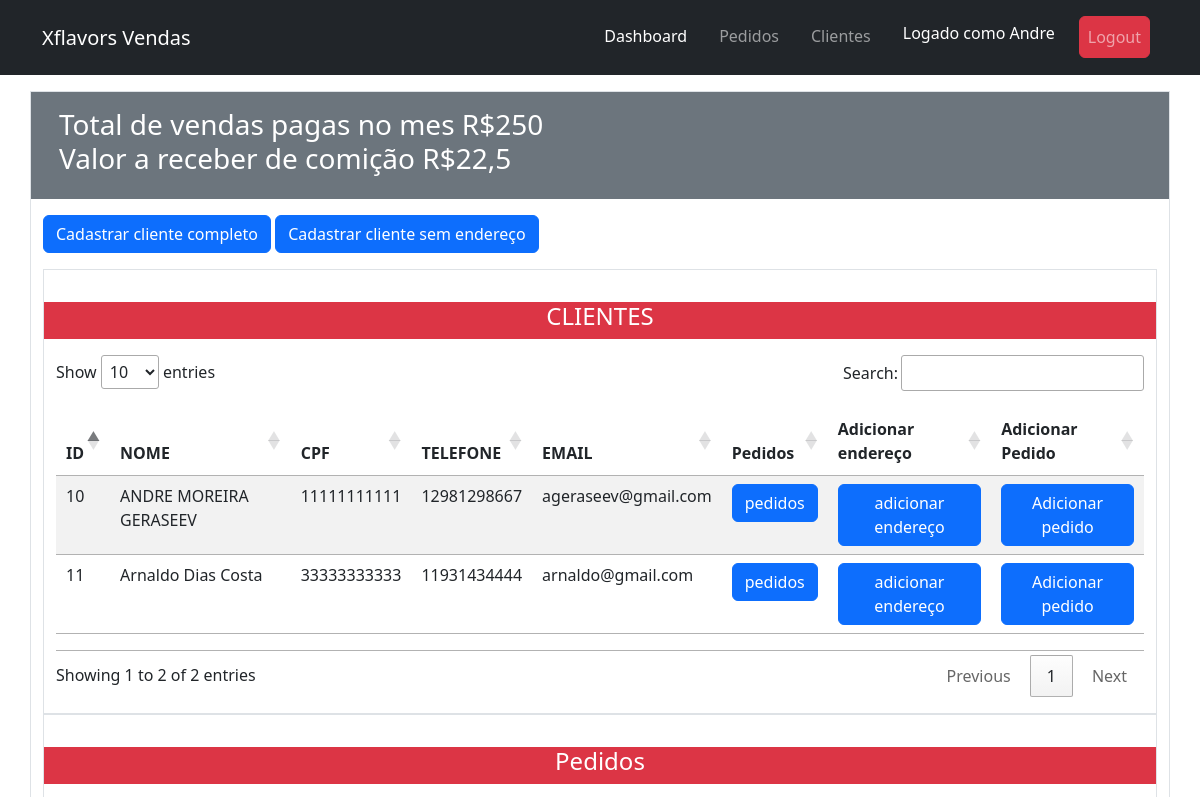
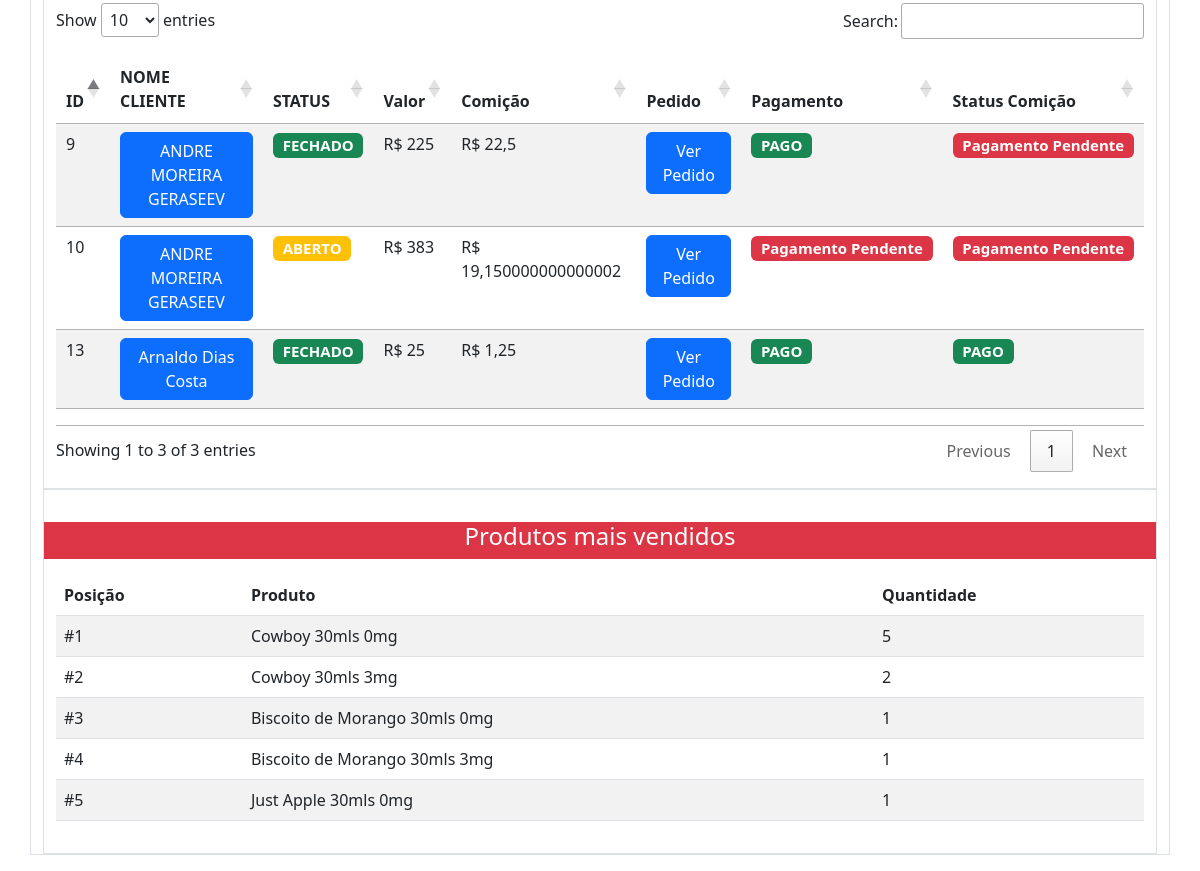
The app's page /dashboard (signed in), older data (2 pictures, top to bottom).
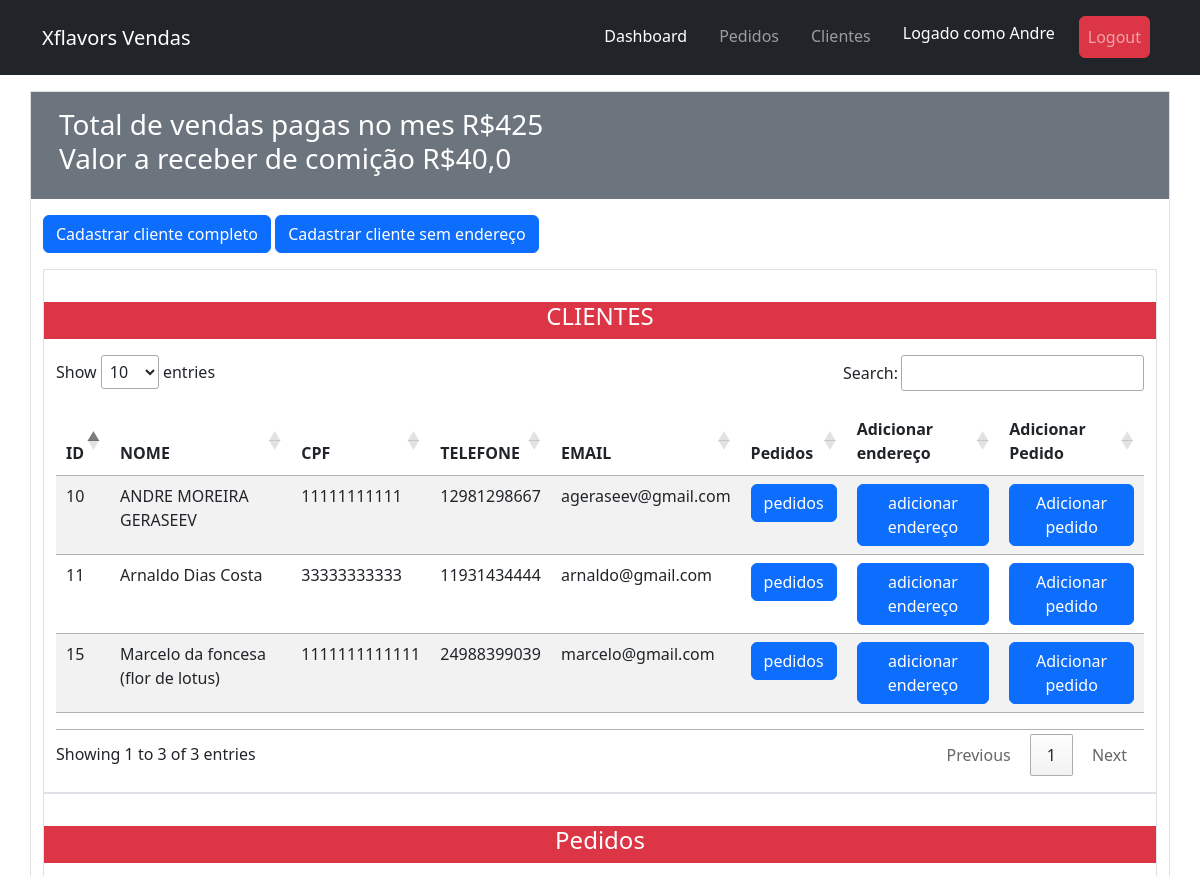
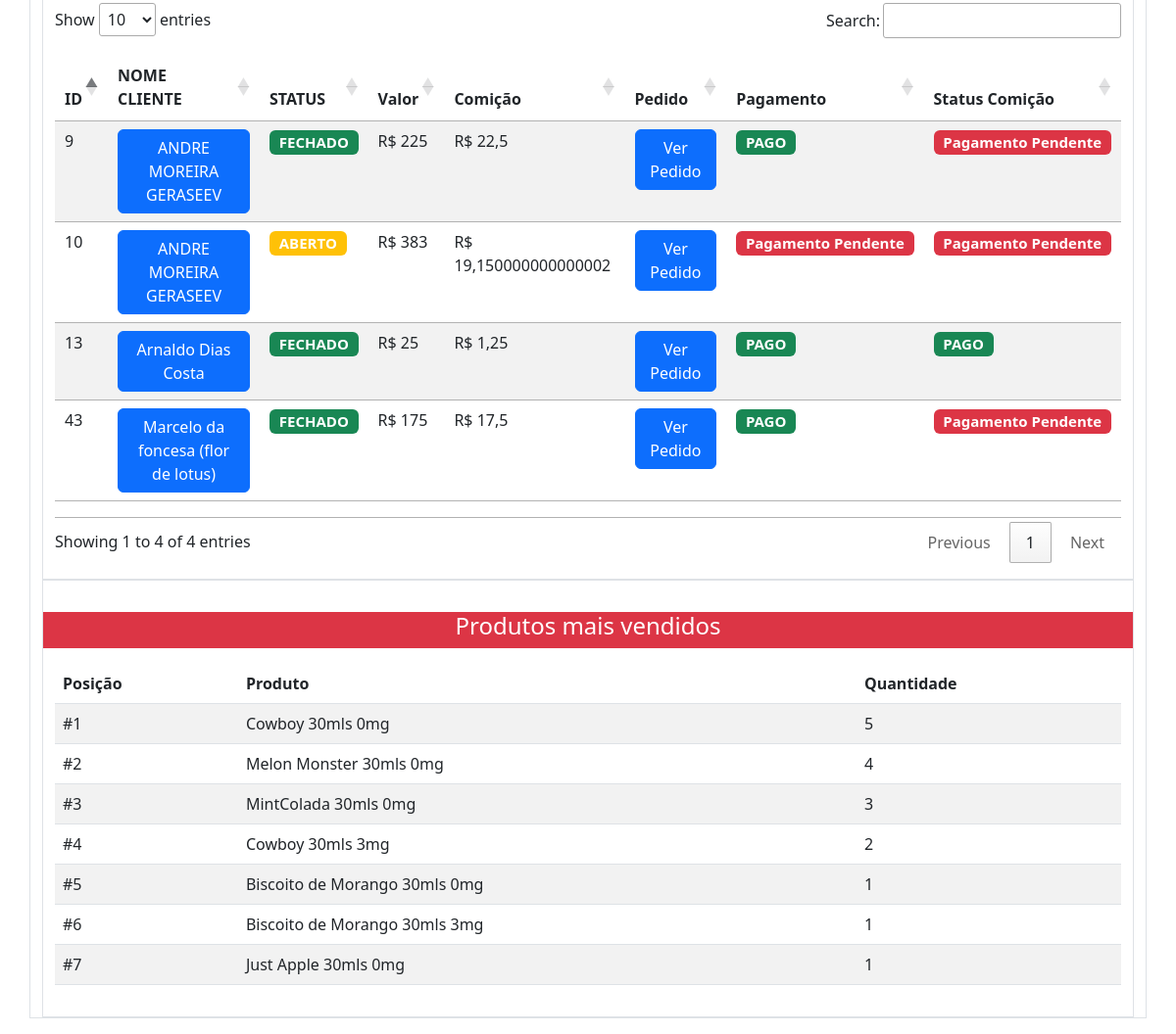
The same page, newer data (2 pictures, top to bottom).
### clientes/models.py (models this page shows, shortened)
class Cliente(models.Model):
    vendedor = models.ForeignKey(Vendedor, on_delete=models.CASCADE)
    nome = models.CharField(max_length=80)
    telefone = models.IntegerField(blank= True, null=True)
    email = models.EmailField(blank= True, null=True)
    cpf = models.IntegerField(blank=True, null=True)
    slug = models.SlugField(unique=True, blank=True, null=True)
    created_at = models.DateTimeField(auto_now_add=True, blank=True, null=True)
    updated_at = models.DateTimeField(auto_now=True, blank=True, null=True)

### pedidos/models.py (models this page shows, shortened)
class Pedido(models.Model):
    cliente = models.ForeignKey(Cliente, on_delete=models.CASCADE)
    vendedor = models.ForeignKey(Vendedor, on_delete=models.CASCADE)
    items = models.ManyToManyField(Item)
    created_at = models.DateTimeField(auto_now_add=True, blank=True, null=True)
    updated_at = models.DateTimeField(auto_now=True, blank=True, null=True)
    status = models.BooleanField(default=False)
    pagamento = models.BooleanField(default=False)
    primeira_compra = models.BooleanField(default=False)
    recebido = models.BooleanField(default=False)
    @property
    def valor_total(self):
        return sum([int(item.valor_total) for item in self.items.all()])
    @property
    def comicao(self):
        if self.primeira_compra == True:
            return  int(self.valor_total) * 0.10
        else:
            return int(self.valor_total) * 0.05

class Item(models.Model):
    produto = models.ForeignKey(Juice, on_delete=models.CASCADE)
    quantidade = models.PositiveIntegerField()
    created_at = models.DateTimeField(auto_now_add=True, blank=True, null=True)
    updated_at = models.DateTimeField(auto_now=True, blank=True, null=True)
    @property
    def valor_total(self):
        qr_item = [it.items.all() for it in self.pedido_set.all()]
        total = []
        for items in qr_item:
            for item  in items:
                total.append(item.quantidade)
        quantidade= sum(total)
        if self.produto.mg == '9mg' or self.produto.mg == '12mg':
            if quantidade >= 20 and quantidade <= 49:
                return 24 * self.quantidade
            elif quantidade >= 50 and quantidade <= 99:
                return 22 * self.quantidade
            elif quantidade >= 100 and quantidade <= 199:
                return 20 * self.quantidade
            elif quantidade >= 200:
                return 19 * self.quantidade
            else:
                return self.quantidade * 27
        else:
            if quantidade >= 20 and quantidade <= 49:
                return 22 * self.quantidade
            elif quantidade >= 50 and quantidade <= 99:
                return 20 * self.quantidade
            elif quantidade >= 100 and quantidade <= 199:
                return 18 * self.quantidade
            elif quantidade >= 200:
                return 17 * self.quantidade
            else:
                return self.quantidade * 25

### produtos/models.py (models this page shows)
class Juice(models.Model):
    NIC = (
        ("0mg", "0"),
        ("3mg", "3"),
        ("6mg", "6"),
        ("9mg", "9"),
        ("12mg", "12"),
    )
    nome = models.CharField(max_length=50)
    mls = models.IntegerField()
    mg = models.CharField(max_length= 4, choices = NIC,
        default ='0')
    valor = models.DecimalField(max_digits=8,decimal_places=2)
    descricao = models.TextField(max_length=800)
    criado = models.DateField(auto_now_add=True)
    updated = models.DateTimeField(auto_now=True)
    imagem = models.ImageField(upload_to='static/juices', null=True, blank=True)
    created_at = models.DateTimeField(auto_now_add=True, blank=True, null=True)
    updated_at = models.DateTimeField(auto_now=True, blank=True, null=True)
    def __str__(self):
        return self.nome + " " + str(self.mls) + "mls " + str(self.mg)

### vendedores/views.py (the view)
# urls.py: path('dashboard', dashboard, name='dashboard'),
@login_required
def dashboard(request):
    hoje = datetime.date.today()
    mes_atual = hoje.strftime('%m')
    clientes = Cliente.objects.filter(vendedor=request.user.vendedor.id)
    pedidos = Pedido.objects.filter(vendedor=request.user.vendedor.id)
    pedidos_pagos = Pedido.objects.filter(pagamento=True, vendedor=request.user.vendedor.id, created_at__gte=datetime.date(2022,int(mes_atual),1), created_at__lte=datetime.date(2022,int(mes_atual),30))
    pedidos_comicao_nao_paga = Pedido.objects.filter(pagamento=True, vendedor=request.user.vendedor.id, recebido=False)
    comicao_pendente = sum([pedido.comicao for pedido in pedidos_comicao_nao_paga])
    items = Item.objects.filter(pedido__vendedor=request.user.vendedor.id, pedido__pagamento=True)
    item_p = {}
    for item in items:
        item_novo ={item.produto: item.quantidade}
        if item.produto in item_p:
            item_novo= {item.produto : item.quantidade + item_p[item.produto]}
            item_p.update(item_novo)
        else:
            item_p.update(item_novo)
    venda=  sum([pedido.valor_total for pedido in pedidos_pagos])
    context = {
        'item_p': item_p,
        'comicao_pendente':comicao_pendente,
        'venda':venda,
        'pedidos_pagos': pedidos_pagos,
        'pedidos': pedidos,
        'clientes': clientes}
    return render(request=request, template_name="dashboard.html",context = context)

### templates/dashboard.html (shortened to what this page needs)
{% extends 'base.html' %}
{% load static %}
{% block content %}
<link rel="stylesheet" type="text/css" href="https://cdn.datatables.net/1.13.1/css/jquery.dataTables.css">
<div class="container border my-3">
    <div class="row p-3 bg-secondary text-white">
        <div class="h3">
            Total de vendas pagas no mes R${{venda}}
            <br>
            Valor a receber de comição R${{comicao_pendente}}
        </div>
    </div>
    <div class=" my-3">
    <a class="btn btn-primary" href="/cadastro_com_endereco" role="button">Cadastrar cliente completo</a>
    <a class="btn btn-primary" href="/cadastro_sem_endereco" role="button">Cadastrar cliente sem endereço</a>
    </div>
    {% include 'partials/_clientes.html' %}
    {% include 'partials/_tabela_pedidos.html' %}
    {% include 'partials/_tabela_produtos_mais_vendidos.html' %}
{% endblock %}

### templates/partials/_clientes.html (shortened to what this page needs)
<div class="container py-3 border">
    <div class="row bg-danger my-3 "><h4 class="text-white text-center">CLIENTES</h4></div>
    <table class="table table-striped table-responsive py-3 " id="tabela_cliente">
        <thead>
        <tr>
            <th>ID</th>
            <th>NOME</th>
            <th>CPF</th>
            <th>TELEFONE</th>
            <th>EMAIL</th>
            <th>Pedidos</th>
            <th>Adicionar endereço</th>
            <th>Adicionar Pedido</th>
        </tr>
        </thead>
        <tbody>
        {% for cliente in clientes %}
        <tr>
            <td>{{ cliente.id }}</td>
            <td>{{ cliente.nome }}</td>
            <td>{{ cliente.cpf }}</td>
            <td>{{ cliente.telefone }}</td>
            <td>{{ cliente.email }}</td>
            <td><a name="" id="" class="btn btn-primary" href="/pedidos/{{cliente.id}}" role="button">pedidos</a></td>
            <td><a name="adicionar_endereço" id="adicionar_endereço" class="btn btn-primary"
                   href="cadastro_endereco/{{ cliente.id }}" role="button">adicionar endereço</a></td>
            <td>
                <form method="post" action="/pedidos/{{cliente.id}}">
                    <button type="submit" class="btn btn-primary">Adicionar pedido</button>
                </form>
            </td>
        </tr>
        {% endfor %}
        </tbody>
    </table>
</div>

### templates/partials/_tabela_pedidos.html (shortened to what this page needs)
<div class="container py-3 border">
        <div class="row bg-danger my-3 "><h4 class="text-white text-center">Pedidos</h4></div>
        <table class="table table-striped table-responsive py-3 " id="tabela_pedido">
            <thead>
            <tr>
                <th>ID</th>
                <th>NOME CLIENTE</th>
                <th>STATUS</th>
                <th>Valor</th>
                <th>Comição</th>
                <th>Pedido</th>
                <th>Pagamento</th>
                <th>Status Comição</th>
            </tr>
            </thead>
            <tbody>
            {% for pedido in pedidos %}
            <tr>
                <td>{{ pedido.id }}</td>
                <td><a  class="btn btn-primary" href="/pedidos/{{ pedido.cliente.id }}" role="button">{{ pedido.cliente.nome }}</a></td>
                <td>{% if pedido.status == True %}<h5><span class="badge bg-success py-auto">FECHADO</span></h5>  {% else %}<h5><span class="badge bg-warning py-auto">ABERTO</span></h5>  {% endif %}</td>
                <td>R$ {{ pedido.valor_total }}</td>
                <td>R$ {{ pedido.comicao }}</td>
                <td><a name="" id="" class="btn btn-primary py-auto" href="/pedido/{{pedido.cliente.slug}}/{{pedido.id}}"
                       role="button">Ver Pedido</a></td>
                <td>{% if pedido.pagamento == False %}<h5><span class="badge bg-danger py-auto">Pagamento Pendente</span></h5> {% else %} <h5><span class="badge bg-success py-auto">PAGO</span></h5> {% endif %}</td>
                <td>{% if pedido.recebido == False %} <h5><span class="badge bg-danger py-auto">Pagamento Pendente</span></h5> {% else %} <h5><span class="badge bg-success py-auto">PAGO</span></h5> {% endif %}</td>
            </tr>
            {% endfor %}
            </tbody>
        </table>
    </div>

### templates/partials/_tabela_produtos_mais_vendidos.html
<div class="container py-3 border">
    <div class="row bg-danger my-3 "><h4 class="text-white text-center">Produtos mais vendidos</h4></div>
    <table class="table table-striped  table-responsive py-3 ">
        <thead class="thead-inverse">
        <tr>
            <th>Posição</th>
            <th>Produto</th>
            <th>Quantidade</th>
        </tr>
        </thead>
        <tbody>
        {% for item, quantidade in item_p.items|dictsortreversed:-1 %}
        <tr>
            <td scope="row">#{{ forloop.counter }}</td>
            <td>{{item}}</td>
            <td>{{quantidade}}</td>
        </tr>
        {%endfor%}
        </tbody>
    </table>
</div>
</div>

Row changes from the older to the newer data that the page shows:
added Cliente: id "15", nome "Marcelo da foncesa (flor de lotus)", cpf "1111111111111", telefone "24988399039", email "marcelo@gmail.com"
added Pedido: id "43", cliente.nome "Marcelo da foncesa (flor de lotus)", status "FECHADO", valor_total "175", comicao "17,5", pagamento "PAGO", recebido "Pagamento Pendente"
now on this page (row unchanged): Juice: nome+mls+mg "Melon Monster 30mls 0mg", quantidade "4"
now on this page (row unchanged): Juice: nome+mls+mg "MintColada 30mls 0mg", quantidade "3"
Text that changed along with them:
{{ venda }}: "250" → "425"
{{ comicao_pendente }}: "22,5" → "40,0"
text written by a page script: "Show entries Search: Showing 1 to 2 of 2 entries Previous 1 Next" → "Show entries Search: Showing 1 to 3 of 3 entries Previous 1 Next"
text written by a page script: "Show entries Search: Showing 1 to 3 of 3 entries Previous 1 Next" → "Show entries Search: Showing 1 to 4 of 4 entries Previous 1 Next"
